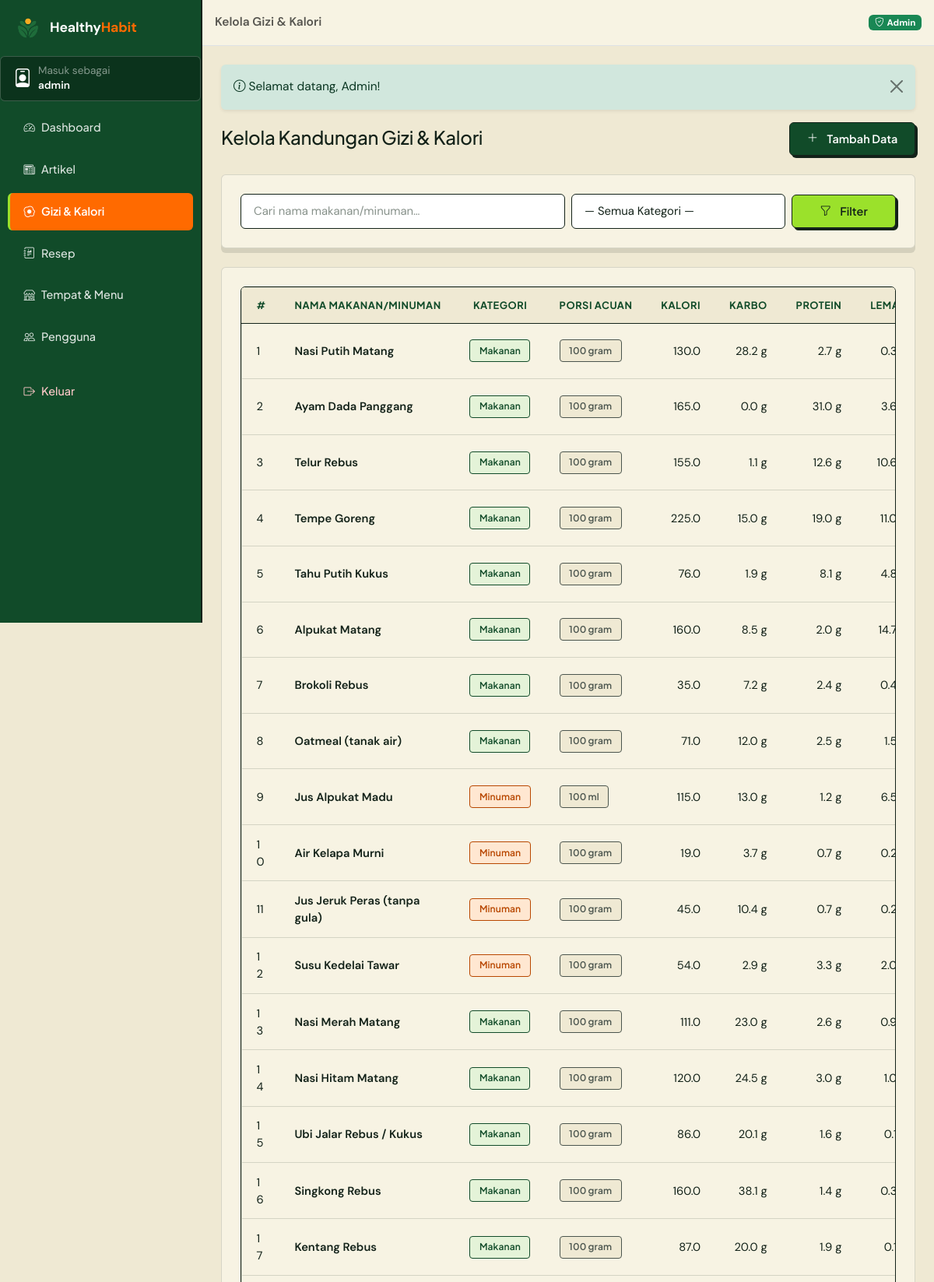
The page /admin/gizi (signed in, upper part) on the database its author committed.
### tables this page shows
CREATE TABLE `kandungan_gizi` (
  `id_gizi` int(11) NOT NULL AUTO_INCREMENT,
  `id_admin` int(11) DEFAULT NULL,
  `nama_makanan_minuman` varchar(120) NOT NULL,
  `kategori` enum('Makanan','Minuman') NOT NULL DEFAULT 'Makanan',
  `porsi` varchar(50) NOT NULL DEFAULT '100 gram',
  `kalori` decimal(7,2) NOT NULL DEFAULT 0.00,
  `karbohidrat` decimal(7,2) NOT NULL DEFAULT 0.00,
  `protein` decimal(7,2) NOT NULL DEFAULT 0.00,
  `lemak` decimal(7,2) NOT NULL DEFAULT 0.00,
  PRIMARY KEY (`id_gizi`),
  KEY `fk_gizi_admin` (`id_admin`),
  CONSTRAINT `fk_gizi_admin` FOREIGN KEY (`id_admin`) REFERENCES `users` (`id_pengguna`) ON DELETE SET NULL ON UPDATE CASCADE
);

### app/core/Controller.php (called while the page is built, shortened)
<?php
abstract class Controller
{
    protected function view(string $view, array $data = [], string $layout = 'main'): void
    {
        $contentFile = VIEWS_PATH . '/pages/' . $view . '.php';
        extract($data, EXTR_SKIP);
        require $contentFile;
    }
}

### app/controllers/admin/AdminGiziController.php (called while the page is built, shortened)
<?php
class AdminGiziController extends Controller
{
        public function index(): void
    {
        $q        = $this->input('q');
        $kategori = $this->input('kategori');
        $this->view('admin/gizi/index', [
            'pageTitle'     => 'Kelola Gizi & Kalori',
            'activeNav'     => 'gizi',
            'daftar'        => Gizi::cari($q ?: null, $kategori ?: null),
            'kategori'      => Gizi::daftarKategori(),
            'kategoriAktif' => $kategori,
            'q'             => $q,
        ], 'admin');
    }
}

### app/core/Router.php (called while the page is built, shortened)
<?php
class Router
{
    private array $routes = [];
    private function add(string $method, string $pattern, array $handler): void
    {
        $regex = preg_replace_callback(
            '#\{(\w+)(?::([^}]+))?\}#',
            static fn(array $m): string => '(?P<' . $m[1] . '>' . ($m[2] ?? '[^/]+') . ')',
            $pattern
        );
        $this->routes[$method][] = ['#^' . $regex . '$#', $handler, $pattern];
    }
    public function dispatch(string $uri, string $method): void
    {
        $path = (string) parse_url($uri, PHP_URL_PATH);
        $path = '/' . trim($path, '/');
        $method = strtoupper($method);
        $match  = $this->match($method, $path);
        [$handler, $params] = $match;
        [$class, $action]   = $handler;
        $controller = new $class();
        $controller->$action(...array_values($params));
    }
    private function match(string $method, string $path): ?array
    {
        foreach ($this->routes[$method] ?? [] as [$regex, $handler]) {
            if (preg_match($regex, $path, $m)) {
                $params = array_filter($m, 'is_string', ARRAY_FILTER_USE_KEY);
                return [$handler, $params];
            }
        }
        return null;
    }
}

### index.php (called while the page is built, shortened)
<?php
require_once __DIR__ . '/app/helpers/helper.php';
spl_autoload_register(function (string $class): void {
    $candidates = [
        APP_PATH . '/core/' . $class . '.php',
        APP_PATH . '/models/' . $class . '.php',
        APP_PATH . '/services/' . $class . '.php',
        APP_PATH . '/controllers/' . $class . '.php',
        APP_PATH . '/controllers/admin/' . $class . '.php',
    ];
    foreach ($candidates as $file) {
        if (is_file($file)) {
            return;
        }
    }
});
$router = new Router();
$router->dispatch(
    $_SERVER['REQUEST_URI'] ?? '/',
    $_SERVER['REQUEST_METHOD'] ?? 'GET'
);

### app/helpers/helper.php (called while the page is built, shortened)
<?php
function e($value): string
{
    return htmlspecialchars((string) $value, ENT_QUOTES, 'UTF-8');
}

### app/core/Database.php (called while the page is built, shortened)
<?php
class Database
{
    private static ?PDO $pdo = null;
    public static function connect(): PDO
    {
        if (self::$pdo instanceof PDO) {
            return self::$pdo;
        }
        $dsn = 'mysql:host=' . DB_HOST
            . ';port=' . DB_PORT
            . ';dbname=' . DB_NAME
            . ';charset=' . DB_CHARSET;
        try {
            self::$pdo = new PDO($dsn, DB_USER, DB_PASS, [
                PDO::ATTR_ERRMODE            => PDO::ERRMODE_EXCEPTION,
                PDO::ATTR_DEFAULT_FETCH_MODE => PDO::FETCH_ASSOC,
                PDO::ATTR_EMULATE_PREPARES   => false,
            ]);
        } catch (PDOException $ex) {
            http_response_code(500);
            exit(
                '<div style="font-family:Poppins,Arial,sans-serif;max-width:640px;margin:60px auto;padding:24px;border:1px solid #e0e0e0;border-radius:12px">'
                . '<h2 style="color:#27824B">Koneksi database gagal</h2>'
                . '<p>Pastikan <b>MySQL (XAMPP)</b> sudah berjalan, lalu impor file '
                . '<b>database/healthyhabit.sql</b> ke phpMyAdmin.</p>'
                . '<p style="color:#c0392b"><code>' . e($ex->getMessage()) . '</code></p>'
                . '</div>'
            );
        }
        return self::$pdo;
    }
}

### app/core/Model.php (called while the page is built, shortened)
<?php
abstract class Model
{
    protected static function db(): PDO
    {
        return Database::connect();
    }
}

### app/models/Gizi.php (called while the page is built, shortened)
<?php
class Gizi extends Model
{
    public static function cari(?string $q = null, ?string $kategori = null): array
    {
        $sql = 'SELECT * FROM kandungan_gizi';
        $params = [];
        $sql .= ' ORDER BY id_gizi ASC';
        $st = static::db()->prepare($sql);
        $st->execute($params);
        return $st->fetchAll();
    }
}

### app/views/pages/admin/gizi/index.php (the view, shortened to what this page needs)
<div class="d-flex justify-content-between align-items-center flex-wrap gap-2 mb-4">
    <div>
        <h1 class="h4 mb-1">Kelola Kandungan Gizi &amp; Kalori</h1>
    </div>
    <a href="<?= BASE_URL ?>/admin/gizi/create" class="btn btn-green fw-semibold">
        <i class="bi bi-plus-lg me-1"></i>Tambah Data
    </a>
</div>
<div class="panel-white mb-4">
    <form action="<?= BASE_URL ?>/admin/gizi" method="get" class="row g-2 align-items-center">
        <div class="col-md-6">
            <input type="search" class="form-control" name="q" placeholder="Cari nama makanan/minuman…"
                   value="<?= e($q) ?>">
        </div>
        <div class="col-md-4">
            <select name="kategori" class="form-select">
                <option value="">— Semua Kategori —</option>
            </select>
        </div>
        <div class="col-md-2 d-grid">
            <button class="btn btn-soft-green fw-semibold" type="submit">
                <i class="bi bi-funnel me-1"></i>Filter
            </button>
        </div>
    </form>
</div>
<div class="panel-white">
    <div class="table-responsive">
        <table class="table table-custom align-middle mb-0">
            <thead>
                <tr>
                    <th>#</th>
                    <th>Nama Makanan/Minuman</th>
                    <th>Kategori</th>
                    <th>Porsi Acuan</th>
                    <th class="text-end">Kalori</th>
                    <th class="text-end">Karbo</th>
                    <th class="text-end">Protein</th>
                    <th class="text-end">Lemak</th>
                </tr>
            </thead>
            <tbody>
                <?php foreach ($daftar as $g): ?>
                    <tr>
                        <td><?= (int) $g['id_gizi'] ?></td>
                        <td class="fw-semibold"><?= e($g['nama_makanan_minuman']) ?></td>
                        <td><span class="tag <?= $g['kategori'] === 'Minuman' ? 'orange' : '' ?>"><?= e($g['kategori']) ?></span></td>
                        <td><span class="tag gray"><?= e($g['porsi']) ?></span></td>
                        <td class="text-end"><?= number_format((float) $g['kalori'], 1) ?></td>
                        <td class="text-end"><?= number_format((float) $g['karbohidrat'], 1) ?> g</td>
                        <td class="text-end"><?= number_format((float) $g['protein'], 1) ?> g</td>
                        <td class="text-end"><?= number_format((float) $g['lemak'], 1) ?> g</td>
                    </tr>
                <?php endforeach; ?>
            </tbody>
        </table>
    </div>
</div>

### rows shown on the page
kandungan_gizi: id_gizi "1", nama_makanan_minuman "Nasi Putih Matang", kategori "Makanan", porsi "100 gram", kalori "130.0", karbohidrat "28.2", protein "2.7", lemak "0.3…"
kandungan_gizi: id_gizi "2", nama_makanan_minuman "Ayam Dada Panggang", kategori "Makanan", porsi "100 gram", kalori "165.0", karbohidrat "0.0", protein "31.0", lemak "3.6…"
kandungan_gizi: id_gizi "3", nama_makanan_minuman "Telur Rebus", kategori "Makanan", porsi "100 gram", kalori "155.0", karbohidrat "1.1", protein "12.6", lemak "10.6…"
kandungan_gizi: id_gizi "4", nama_makanan_minuman "Tempe Goreng", kategori "Makanan", porsi "100 gram", kalori "225.0", karbohidrat "15.0", protein "19.0", lemak "11.0…"
kandungan_gizi: id_gizi "5", nama_makanan_minuman "Tahu Putih Kukus", kategori "Makanan", porsi "100 gram", kalori "76.0", karbohidrat "1.9", protein "8.1", lemak "4.8…"
kandungan_gizi: id_gizi "6", nama_makanan_minuman "Alpukat Matang", kategori "Makanan", porsi "100 gram", kalori "160.0", karbohidrat "8.5", protein "2.0", lemak "14.7…"
kandungan_gizi: id_gizi "7", nama_makanan_minuman "Brokoli Rebus", kategori "Makanan", porsi "100 gram", kalori "35.0", karbohidrat "7.2", protein "2.4", lemak "0.4…"
kandungan_gizi: id_gizi "8", nama_makanan_minuman "Oatmeal (tanak air)", kategori "Makanan", porsi "100 gram", kalori "71.0", karbohidrat "12.0", protein "2.5", lemak "1.5…"
kandungan_gizi: id_gizi "9", nama_makanan_minuman "Jus Alpukat Madu", kategori "Minuman", porsi "100 ml", kalori "115.0", karbohidrat "13.0", protein "1.2", lemak "6.5…"
kandungan_gizi: id_gizi "10", nama_makanan_minuman "Air Kelapa Murni", kategori "Minuman", porsi "100 gram", kalori "19.0", karbohidrat "3.7", protein "0.7", lemak "0.2…"
kandungan_gizi: id_gizi "11", nama_makanan_minuman "Jus Jeruk Peras (tanpa gula)", kategori "Minuman", porsi "100 gram", kalori "45.0", karbohidrat "10.4", protein "0.7", lemak "0.2…"
kandungan_gizi: id_gizi "12", nama_makanan_minuman "Susu Kedelai Tawar", kategori "Minuman", porsi "100 gram", kalori "54.0", karbohidrat "2.9", protein "3.3", lemak "2.0…"
kandungan_gizi: id_gizi "13", nama_makanan_minuman "Nasi Merah Matang", kategori "Makanan", porsi "100 gram", kalori "111.0", karbohidrat "23.0", protein "2.6", lemak "0.9…"
kandungan_gizi: id_gizi "14", nama_makanan_minuman "Nasi Hitam Matang", kategori "Makanan", porsi "100 gram", kalori "120.0", karbohidrat "24.5", protein "3.0", lemak "1.0…"
kandungan_gizi: id_gizi "15", nama_makanan_minuman "Ubi Jalar Rebus / Kukus", kategori "Makanan", porsi "100 gram", kalori "86.0", karbohidrat "20.1", protein "1.6", lemak "0.1…"
kandungan_gizi: id_gizi "16", nama_makanan_minuman "Singkong Rebus", kategori "Makanan", porsi "100 gram", kalori "160.0", karbohidrat "38.1", protein "1.4", lemak "0.3…"
kandungan_gizi: id_gizi "17", nama_makanan_minuman "Kentang Rebus", kategori "Makanan", porsi "100 gram", kalori "87.0", karbohidrat "20.0", protein "1.9", lemak "0.1…"

### other values the page prints
Auth::user()['username'] "admin"
$item['label'] "Dashboard"
$item['label'] "Artikel"
$item['label'] "Gizi & Kalori"
$item['label'] "Resep"
$item['label'] "Tempat & Menu"
$item['label'] "Pengguna"
$pageTitle "Kelola Gizi & Kalori"
$f['message'] "Selamat datang, Admin!"
